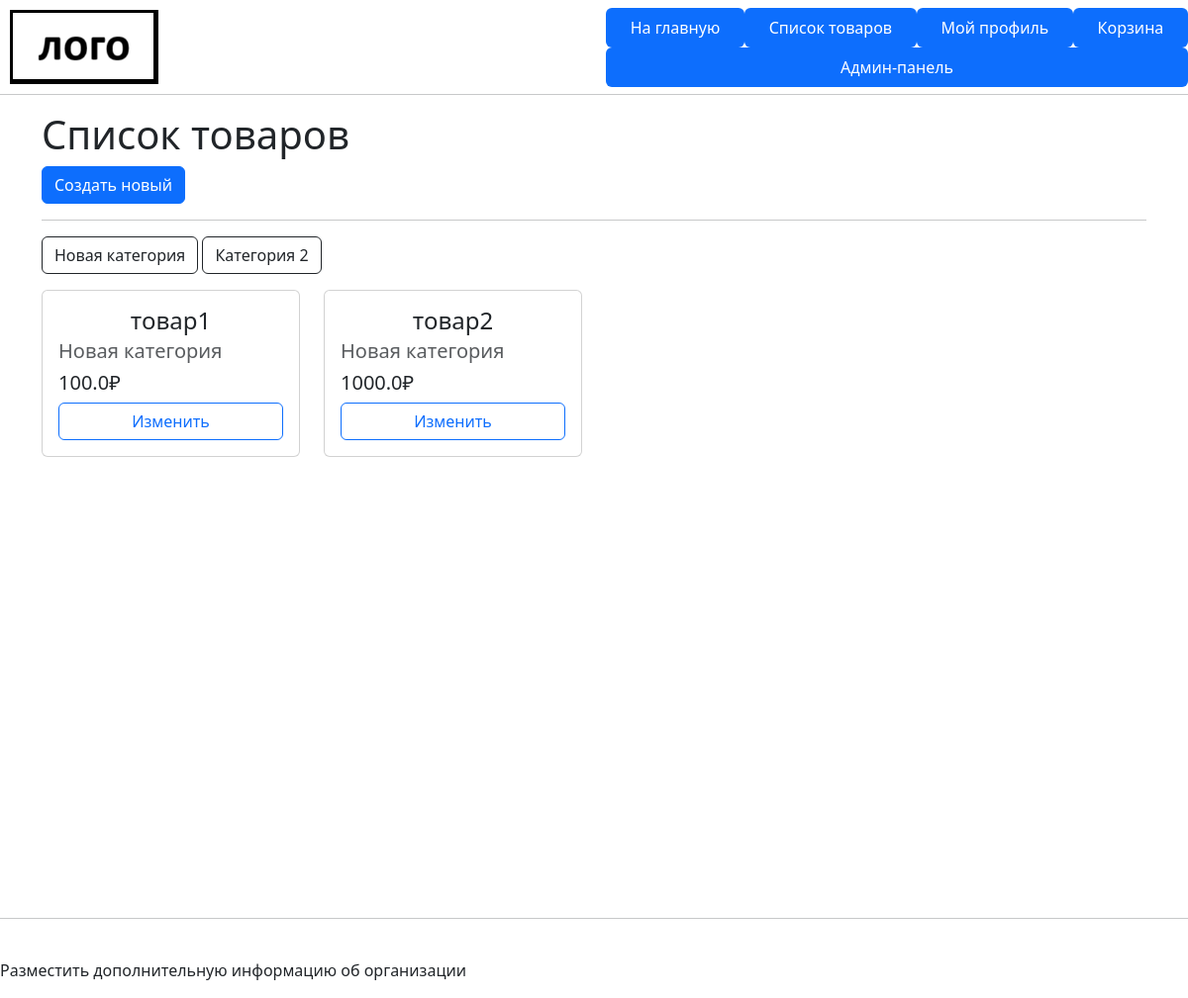
Before: /admin/items (signed in) with the older database file.
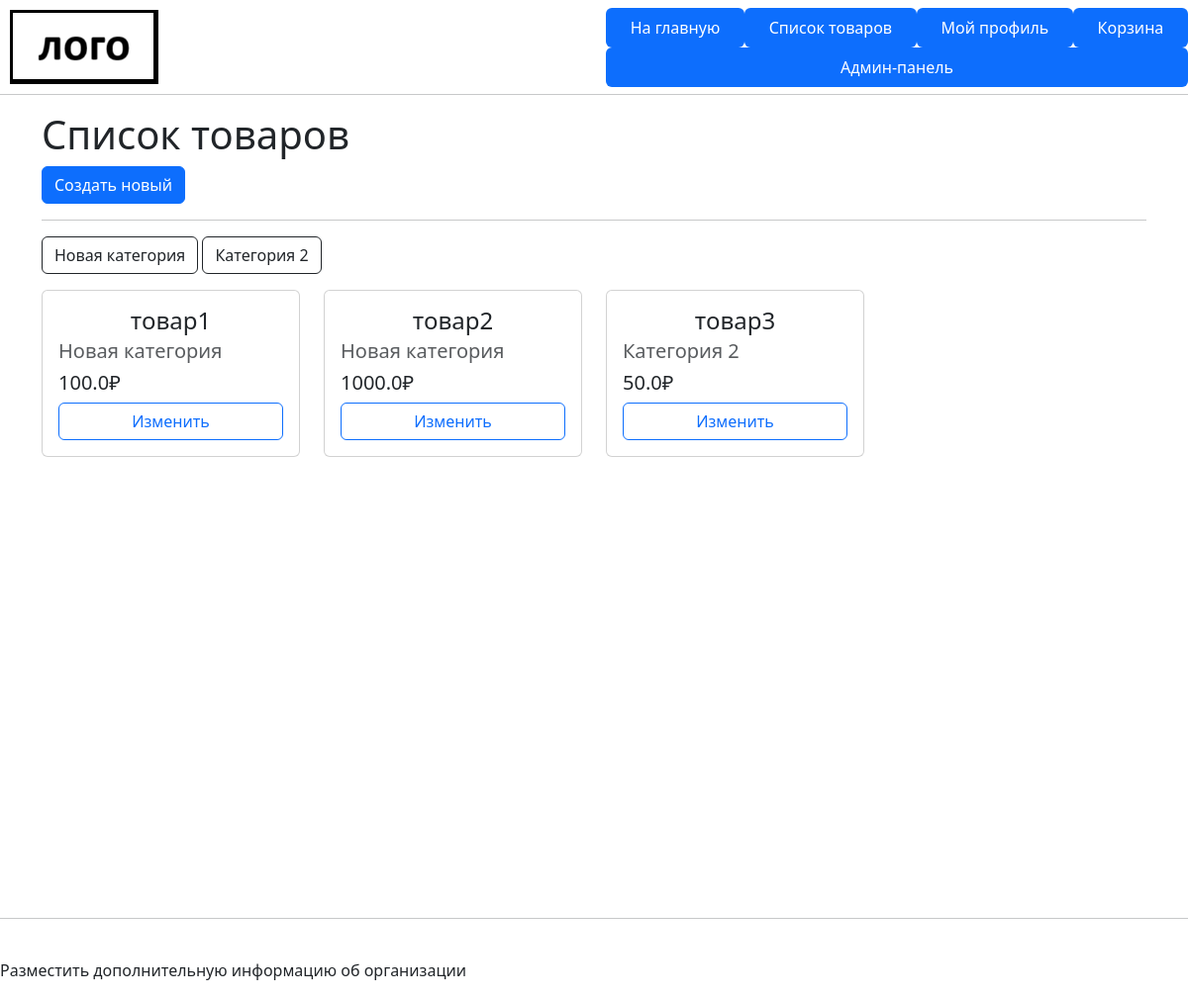
After: the same page with the newer database file.
### data/catalog_models.py (models this page shows)
class Category(SqlAlchemyBase):
    __tablename__ = "categories"
    id = sqlalchemy.Column(
        sqlalchemy.Integer, primary_key=True, autoincrement=True
    )
    name = sqlalchemy.Column(
        sqlalchemy.String,
        unique=True,
        nullable=False,
    )
    items = sqlalchemy.orm.relationship("Item", back_populates="category")

class Item(SqlAlchemyBase):
    __tablename__ = "items"
    id = sqlalchemy.Column(
        sqlalchemy.Integer,
        primary_key=True,
        autoincrement=True,
    )
    name = sqlalchemy.Column(
        sqlalchemy.String,
        nullable=False,
    )
    price = sqlalchemy.Column(
        sqlalchemy.Float,
        nullable=False,
    )
    text = sqlalchemy.Column(
        sqlalchemy.String,
        nullable=True,
    )
    category_id = sqlalchemy.Column(
        sqlalchemy.Integer,
        sqlalchemy.ForeignKey("categories.id"),
    )
    category = sqlalchemy.orm.relationship("Category")

### admin.py (the view)
@flask_login.login_required
def admin_item_list():
    if not flask_login.current_user.is_admin:
        flask.abort(404)
    db_sess = db_session.create_session()
    items = db_sess.query(Item)
    categories = db_sess.query(Category)
    category = flask.request.args.get("category", None)
    if category:
        items = items.filter(Item.category_id == category)
    return flask.render_template(
        "admin_item_list.html",
        items=items,
        categories=categories,
    )

### data/db_session.py (called while the page is built)
def create_session() -> Session:
    global __factory
    return __factory()

### main.py (called while the page is built)
@login_manager.user_loader
def load_user(user_id):
    db_sess = db_session.create_session()
    return db_sess.query(User).get(user_id)

### templates/admin_item_list.html
{% extends "base.html" %}
{% block content %}
  <h1>Список товаров</h1>
  <a class="btn btn-primary" action="" href="/admin/item/create">
    Создать новый
  </a>
  <hr>
  <p>
    {% for category in categories %}
      <a class="btn btn-outline-dark" action="" href="/admin/items?category={{ category.id }}">
        {{ category.name }}
      </a>
    {% endfor %}
  </p>
  <div class="row row-cols-2 row-cols-md-4 g-4">
    {% for item in items %}
    {% include "includes/admin_item_card.html" %}
    {% endfor %}
  </div>
{% endblock %}

### templates/includes/admin_item_card.html
<div class="col-sm-4">
  <div class="card h-100">
    <div class="card-body d-flex flex-column">
      <h4 class="card-title text-center">{{ item.name }}</h4>
      <h5 class="card-subtitle mb-2 text-muted">{{ item.category.name }}</h5>
      <h5>{{ item.price }}₽</h5>
      <a href="/admin/item/{{ item.id }}" class="btn btn-outline-primary mt-auto">
          Изменить
      </a>
    </div>
  </div>
</div>

Changed rows visible on the page:
added Item: name "товар3", category.name "Категория 2", price "50.0"
